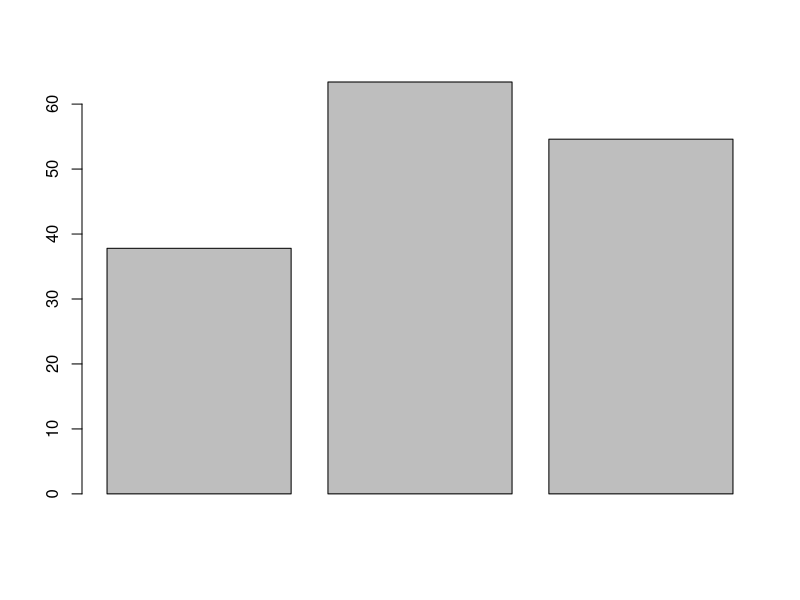
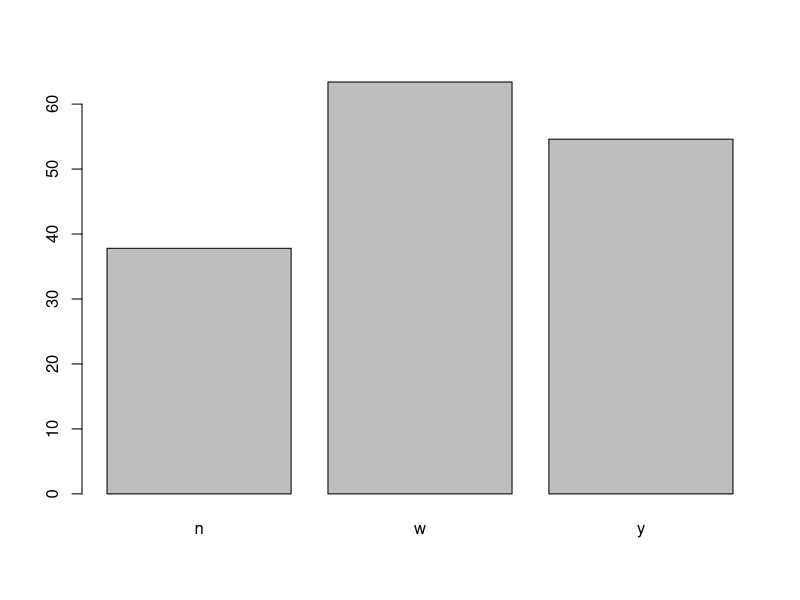
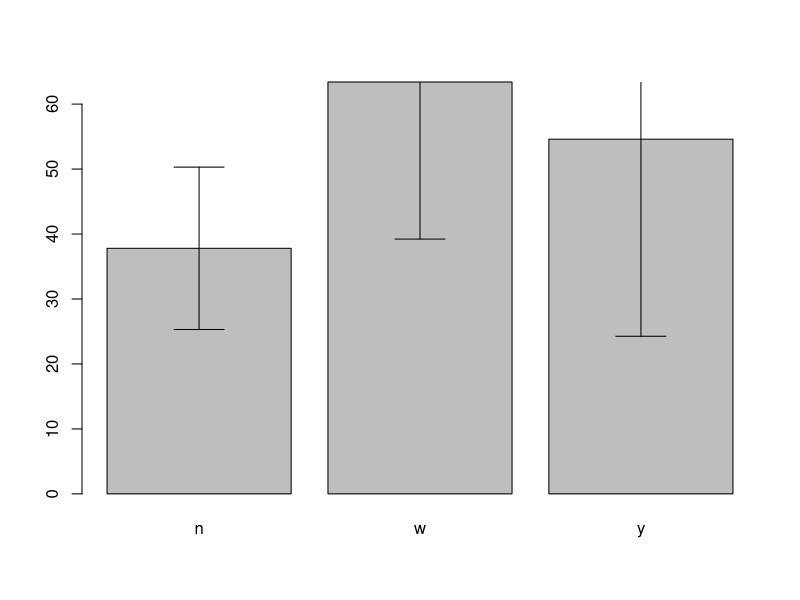
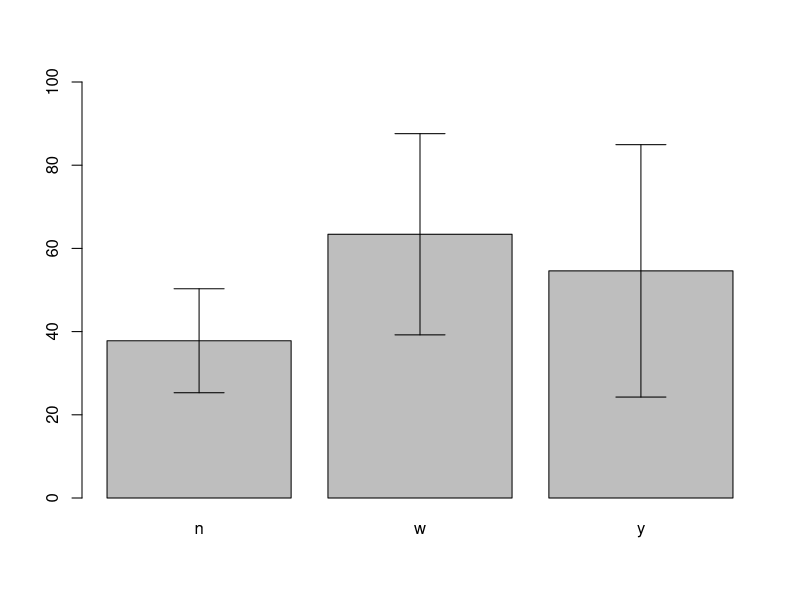
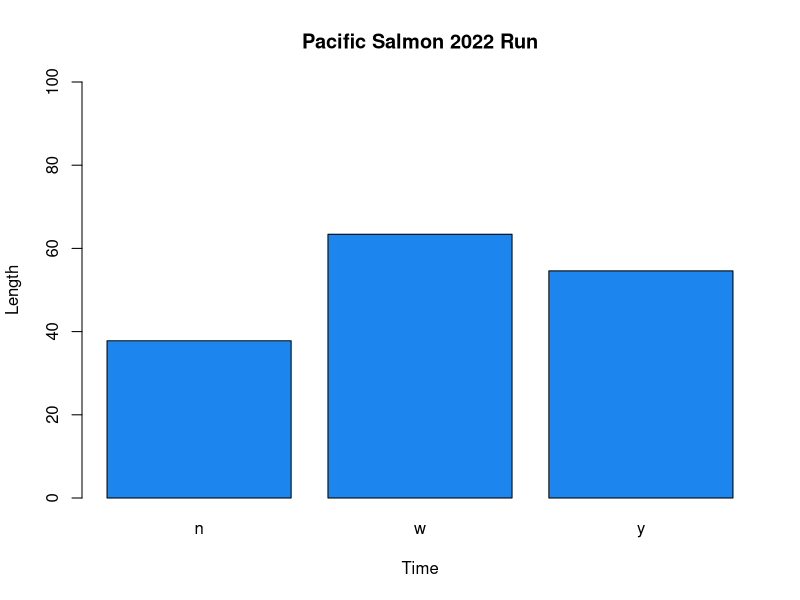
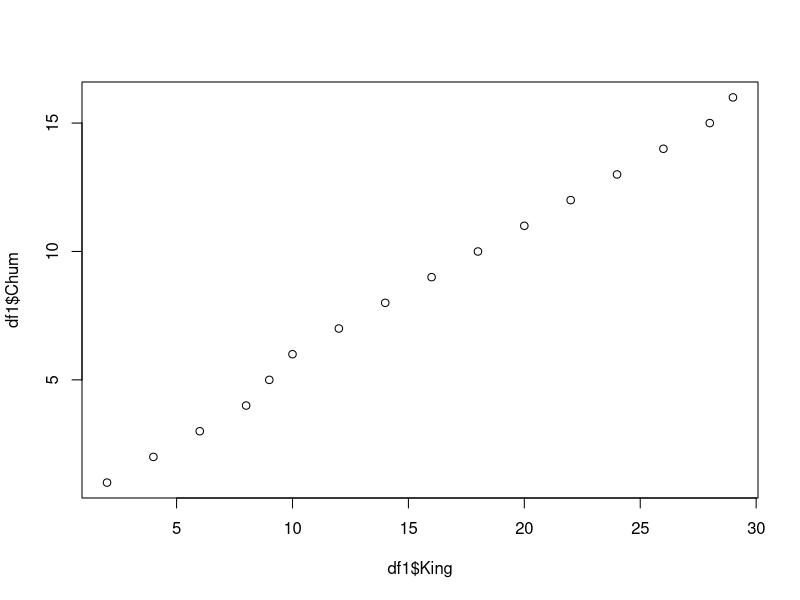
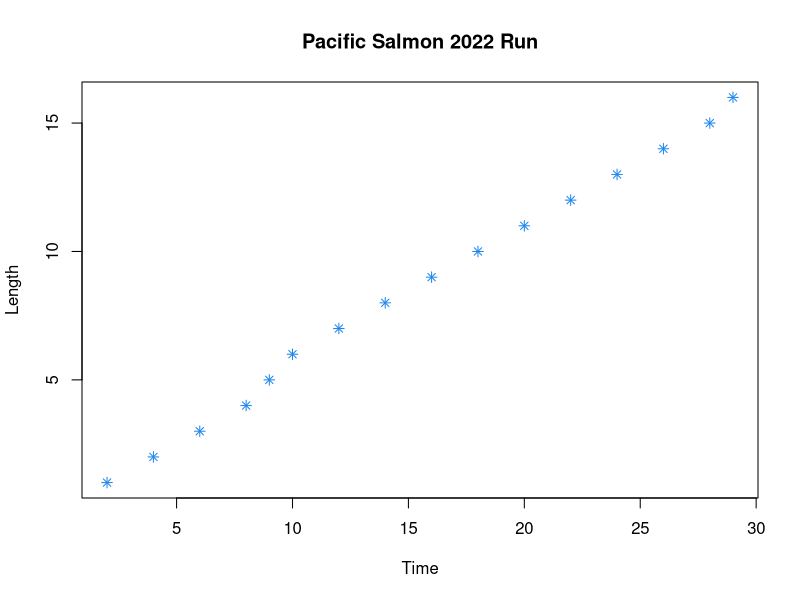
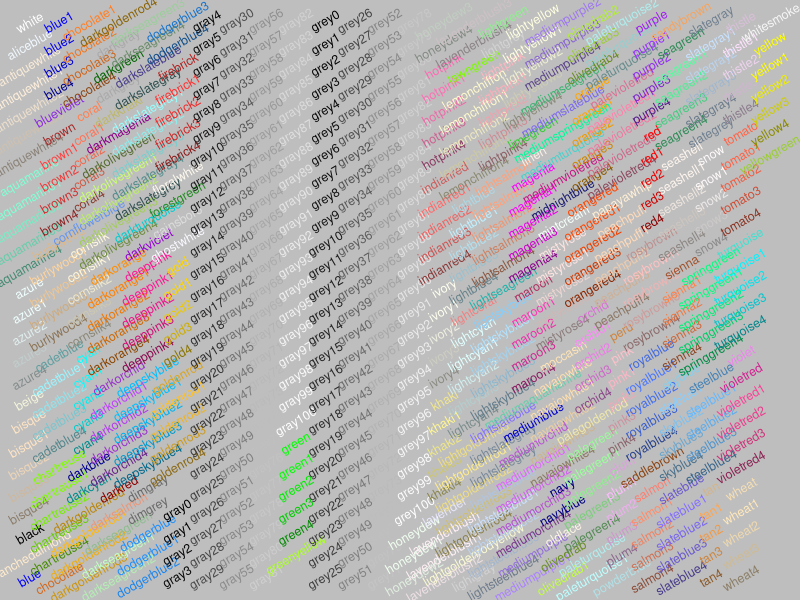

Write R code to recreate these figures, in order.
# With the data frame you created last week you will:
# Now it is time to create your own data frame using the tools we have learned this week.
# First, resave this script as: your last name_Week1_Assignment - Forgot to do this.
# e.g. mine would be Wilson_Week1_Assignemnt

#The 6 vectors: sorry there is five salmon and i couldn't choose which one to delete so now i have 6 vectors

salmon <- c('a','b','c','d','e','f','g','h','i','j','k','l','m','n','o')
sockeye <- c('w','w','w','w','w','y','y','y','y','y','n','n','n','n','n')
king <- c(1,2,3,4,5,6,7,8,9,10,11,12,13,14,15)
pink <- c(42,43,56,78,98,87,76,9,56,45,57,32,34,24,42)
coho <- c(1.1,1.2,1.3,1.4,1.5,2.1,2.2,2.3,2.4,2.5,3.1,3.2,3.3,3.4,3.5)
chum <- c(2,4,6,8,9,10,12,14,16,18,20,22,24,26,28)

data <- cbind(salmon, chum, sockeye, king, pink, coho)
data

df <- as.data.frame(data)
df


colnames(df) <- c('Salmon', 'King','Pink','Chum','Coho','Sockeye')
df


row.names(df) <- df$Salmon
df

df[,-1]

add.row <- data.frame('p',29, 'n', 16, 78, 4.1)

colnames(add.row) <- colnames(df)

df1 <- rbind(df, add.row)
df1

colnames(df1) <- c('Salmon', 'King','Pink','Chum','Coho','Sockeye')
df

row.names(df1) <- df1$Salmon
df1

df1[,-1]


# Create a barplot for one numeric column, grouped by the character vector with 3 unique values
# Add error bars with mean and standard deviation to the plot
# Change the x and y labels and add a title
# Export the plot as a PDF that is 4 inches wide and 7 inches tall.

?aggregate
df$Coho <- as.numeric(as.character(df$Coho))

df.mean <- aggregate(Coho ~Pink, data = df, FUN = "mean")
df.mean


colnames(df.mean) <- c("Factor","Mean")
df.mean

barplot(df.mean$Mean)

barplot(df.mean$Mean, names.arg = df.mean$Factor)

df.sd <- aggregate(df$Coho ~df$Pink, FUN = "sd")

colnames(df.sd) <- c("Factor","StanDev")

df.sd

b.plot <- barplot(df.mean$Mean, names.arg = df.mean$Factor)

arrows(b.plot, df.mean$Mean-df.sd$StanDev,
       b.plot, df.mean$Mean+df.sd$StanDev,angle=90,code=3)

b.plot <- barplot(df.mean$Mean, names.arg = df.mean$Factor, ylim = c(0,100))

arrows(b.plot, df.mean$Mean-df.sd$StanDev,
       b.plot, df.mean$Mean+df.sd$StanDev,angle=90,code=3)

barplot(df.mean$Mean, names.arg = df.mean$Factor, ylim = c(0,100), xlab = "Time", ylab = "Length", main = "Pacific Salmon 2022 Run", col = "dodgerblue2")

####Scatterplot
# Create a scatter plot between two of your numeric columns.
# Change the point shape and color to something NOT used in the example.
# Change the x and y labels and add a title
# Export the plot as a JPEG by using the "Export" button in the plotting pane.
plot(df1$Chum ~ df1$King)

plot(df1$Chum ~ df1$King, xlab = "Time", ylab = "Length", main = "Pacific Salmon 2022 Run", pch = 8 , col = "dodgerblue2")

?pch
demo('colors')


# Upload both plots with the script used to create them to GitHub.
# Follow the same file naming format as last week for the script.

write.csv(df, file="week 2 assignment.csv") 
getwd()

write.csv(df, file = "Example.csv")#Extra code can be dangerous.

write.csv(df1, file = "Example.csv")

# Name plots as Lastname_barplot or Lastname_scatterplot. Save them to your "plots" folder.

